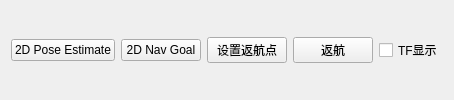
          <widget class="QWidget" name="tab_6">
           <property name="layoutDirection">
            <enum>Qt::LeftToRight</enum>
           </property>
           <attribute name="title">
            <string>rviz</string>
           </attribute>
           <layout class="QVBoxLayout" name="verticalLayout_14">
            <item>
             <layout class="QVBoxLayout" name="verticalLayout_11">
              <item>
               <layout class="QHBoxLayout" name="horizontalLayout_9">
                <item>
                 <widget class="QPushButton" name="set_start_btn">
                  <property name="text">
                   <string>2D Pose Estimate</string>
                  </property>
                 </widget>
                </item>
                <item>
                 <widget class="QPushButton" name="set_goal_btn">
                  <property name="text">
                   <string>2D Nav Goal</string>
                  </property>
                 </widget>
                </item>
                <item>
                 <widget class="QPushButton" name="set_return_pos_btn">
                  <property name="text">
                   <string>设置返航点</string>
                  </property>
                 </widget>
                </item>
                <item>
                 <widget class="QPushButton" name="return_btn">
                  <property name="text">
                   <string>返航</string>
                  </property>
                 </widget>
                </item>
                <item>
                 <widget class="QCheckBox" name="checkBoxTF">
                  <property name="text">
                   <string>TF显示</string>
                  </property>
                 </widget>
                </item>
               </layout>
              </item>
              <item>
               <layout class="QVBoxLayout" name="layout_rviz"/>
              </item>
             </layout>
            </item>
           </layout>
          </widget>
